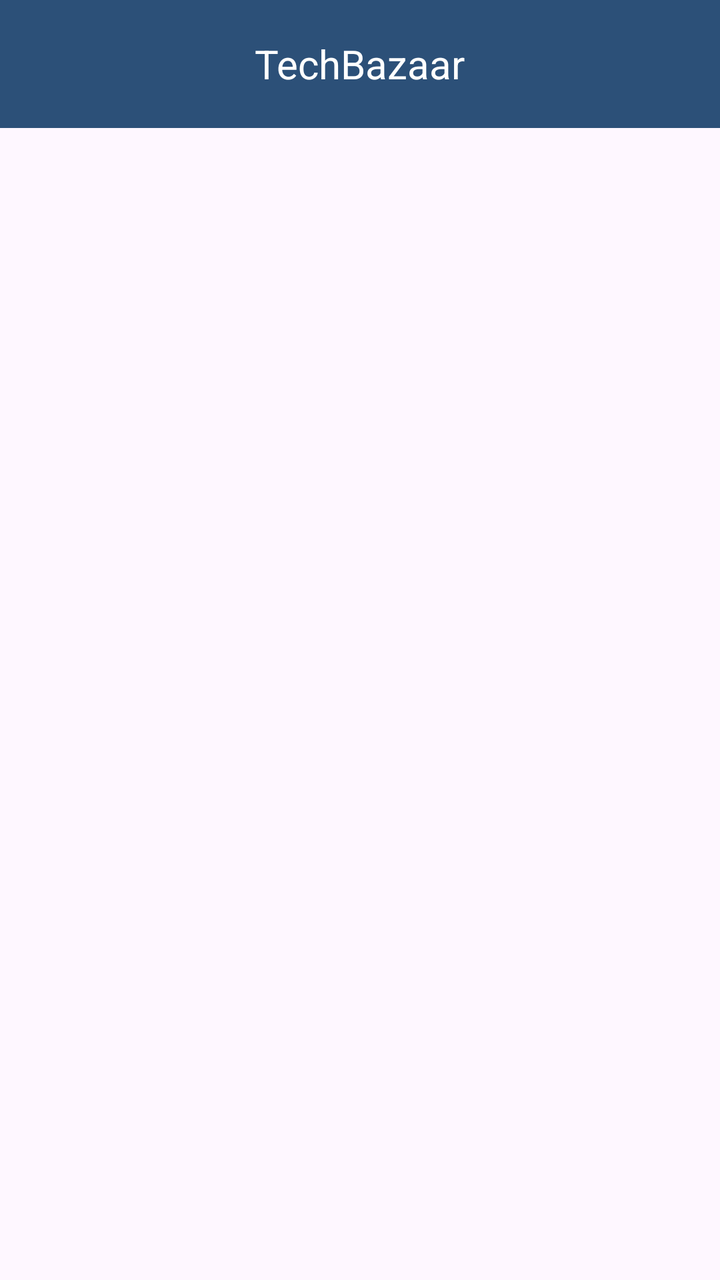
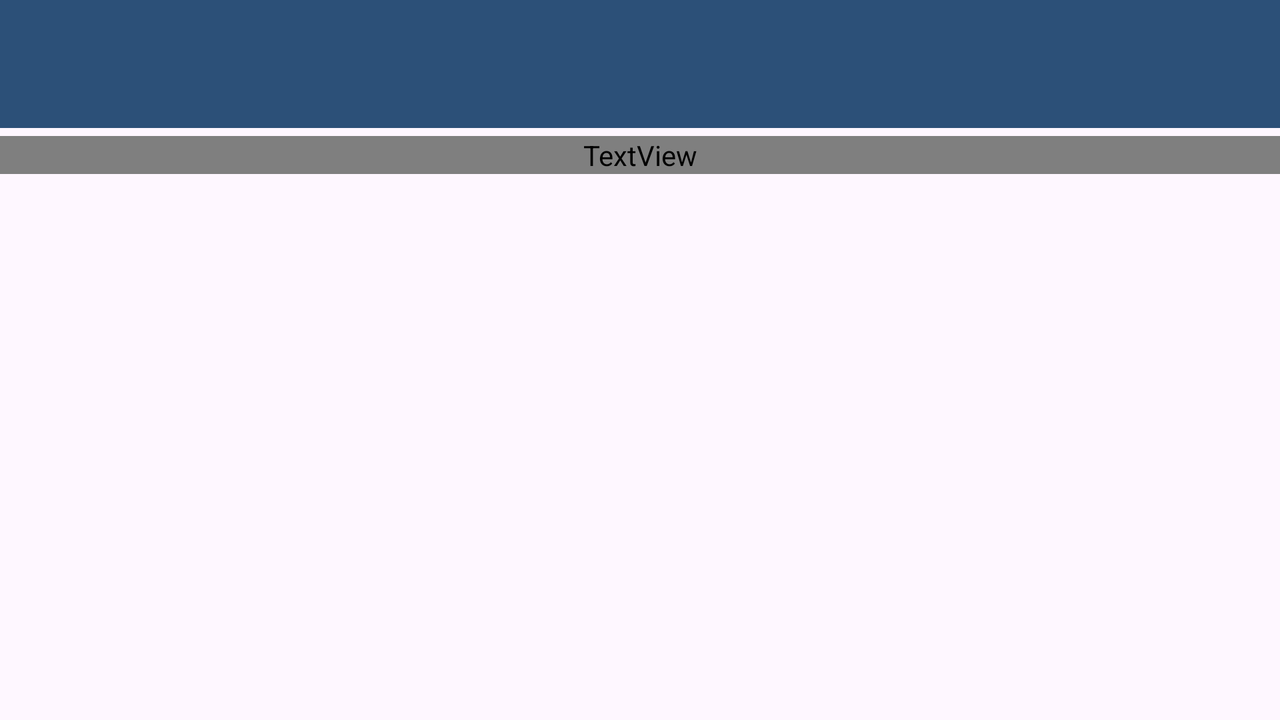

One screen, two layout resources from the same app: the default and the repository's alternative for another configuration. Each is rendered where Android would select it; the XML of both is given below.
<!-- AndroidManifest.xml: application theme Base.Theme.TechBazaar -->
<!-- res/layout/activity_home.xml -->
<?xml version="1.0" encoding="utf-8"?>
<LinearLayout xmlns:android="http://schemas.android.com/apk/res/android"
    xmlns:app="http://schemas.android.com/apk/res-auto"
    xmlns:tools="http://schemas.android.com/tools"
    android:layout_width="match_parent"
    android:layout_height="match_parent"
    android:orientation="vertical"
    tools:context=".Home_activity">

    <androidx.appcompat.widget.Toolbar
        android:id="@+id/toolbar"
        android:layout_width="match_parent"
        android:layout_height="wrap_content"
        android:background="?attr/colorPrimary"
        android:theme="@style/ThemeOverlay.AppCompat.Dark.ActionBar"
        app:popupTheme="@style/ThemeOverlay.AppCompat.Light">

        <TextView
            android:layout_width="wrap_content"
            android:layout_height="wrap_content"
            android:text="TechBazaar"
            android:textSize="20sp"
            android:textColor="@android:color/white"
            android:layout_gravity="center"/>
    </androidx.appcompat.widget.Toolbar>

    <androidx.recyclerview.widget.RecyclerView
        android:id="@+id/recyclerView"
        android:layout_width="match_parent"
        android:layout_height="match_parent"
        android:padding="8dp"
        app:layoutManager="androidx.recyclerview.widget.LinearLayoutManager"/>

</LinearLayout>
<!-- resources referenced by this layout -->
<resources>
  <style name="Base.Theme.TechBazaar" parent="Theme.Material3.DayNight.NoActionBar">
           <item name="colorPrimary">@color/primaryc</item>
      </style>
  <color name="primaryc">#2C5078</color>
</resources>
<!-- res/layout-land/activity_home.xml (the repository's variant of the layout above) -->
<!-- drawn on the phone turned sideways -->
<?xml version="1.0" encoding="utf-8"?>
<LinearLayout xmlns:android="http://schemas.android.com/apk/res/android"
    xmlns:app="http://schemas.android.com/apk/res-auto"
    xmlns:tools="http://schemas.android.com/tools"
    android:layout_width="match_parent"
    android:layout_height="match_parent"
    android:orientation="vertical"
    tools:context=".Home_activity">

    <androidx.appcompat.widget.Toolbar
        android:id="@+id/toolbar"
        android:layout_width="match_parent"
        android:layout_height="wrap_content"
        android:background="?attr/colorPrimary"
        android:theme="@style/ThemeOverlay.AppCompat.Dark.ActionBar"
        app:popupTheme="@style/ThemeOverlay.AppCompat.Light">
    </androidx.appcompat.widget.Toolbar>
    <androidx.recyclerview.widget.RecyclerView
        android:id="@+id/category_Recycler"
        android:layout_width="match_parent"
        android:layout_height="wrap_content"
        android:layout_marginBottom="4dp"
        android:overScrollMode="never"
        android:clipToPadding="false"
        android:scrollbars="none"/>
<TextView
    android:id="@+id/highlighted"
    android:layout_width="match_parent"
    android:layout_height="wrap_content"
    android:text="Kiemelt ajánlataink"
    android:textSize="24sp"
    android:textColor="@color/red"
    android:textStyle="bold"
    android:gravity="center"
    />
    <androidx.recyclerview.widget.RecyclerView
        android:id="@+id/home_content"
        android:layout_width="match_parent"
        android:layout_height="match_parent"
        android:padding="8dp"
        app:layoutManager="androidx.recyclerview.widget.LinearLayoutManager"/>

</LinearLayout>
